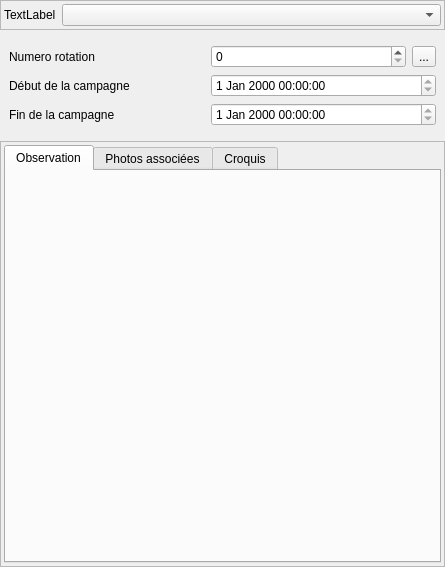
<?xml version="1.0" encoding="UTF-8"?>
<ui version="4.0">
 <class>Form</class>
 <widget class="QWidget" name="Form">
  <property name="geometry">
   <rect>
    <x>0</x>
    <y>0</y>
    <width>445</width>
    <height>567</height>
   </rect>
  </property>
  <property name="windowTitle">
   <string>Form</string>
  </property>
  <layout class="QVBoxLayout" name="verticalLayout_2" stretch="1,1,20">
   <property name="leftMargin">
    <number>0</number>
   </property>
   <property name="topMargin">
    <number>0</number>
   </property>
   <property name="rightMargin">
    <number>0</number>
   </property>
   <property name="bottomMargin">
    <number>0</number>
   </property>
   <item>
    <widget class="QFrame" name="frame_2">
     <property name="frameShape">
      <enum>QFrame::StyledPanel</enum>
     </property>
     <property name="frameShadow">
      <enum>QFrame::Raised</enum>
     </property>
     <layout class="QGridLayout" name="gridLayout_3" columnstretch="1,10">
      <property name="leftMargin">
       <number>3</number>
      </property>
      <property name="topMargin">
       <number>3</number>
      </property>
      <property name="rightMargin">
       <number>3</number>
      </property>
      <property name="bottomMargin">
       <number>3</number>
      </property>
      <item row="0" column="1">
       <widget class="QComboBox" name="deficiencycategory"/>
      </item>
      <item row="0" column="0">
       <widget class="QLabel" name="label_2">
        <property name="text">
         <string>TextLabel</string>
        </property>
       </widget>
      </item>
     </layout>
    </widget>
   </item>
   <item>
    <widget class="QStackedWidget" name="stackedWidget">
     <property name="currentIndex">
      <number>0</number>
     </property>
     <widget class="QWidget" name="page">
      <layout class="QGridLayout" name="gridLayout_2">
       <item row="0" column="0">
        <widget class="QLabel" name="label_5">
         <property name="text">
          <string>Numero rotation</string>
         </property>
        </widget>
       </item>
       <item row="1" column="0">
        <widget class="QLabel" name="label">
         <property name="text">
          <string>Début de la campagne</string>
         </property>
        </widget>
       </item>
       <item row="2" column="0">
        <widget class="QLabel" name="label_4">
         <property name="text">
          <string>Fin de la campagne</string>
         </property>
        </widget>
       </item>
       <item row="0" column="1">
        <widget class="QSpinBox" name="rotationnumber"/>
       </item>
       <item row="0" column="2">
        <widget class="QToolButton" name="toolButton_num_rot">
         <property name="text">
          <string>...</string>
         </property>
        </widget>
       </item>
       <item row="1" column="1" colspan="2">
        <widget class="QDateTimeEdit" name="dateTimeEdit_start">
         <property name="enabled">
          <bool>true</bool>
         </property>
         <property name="readOnly">
          <bool>true</bool>
         </property>
        </widget>
       </item>
       <item row="2" column="1" colspan="2">
        <widget class="QDateTimeEdit" name="dateTimeEdit_end">
         <property name="readOnly">
          <bool>true</bool>
         </property>
        </widget>
       </item>
      </layout>
     </widget>
     <widget class="QWidget" name="page_2">
      <layout class="QHBoxLayout" name="horizontalLayout_2">
       <item>
        <widget class="QLabel" name="label_3">
         <property name="text">
          <string>A remplir avec les spec desordre cat2</string>
         </property>
        </widget>
       </item>
      </layout>
     </widget>
    </widget>
   </item>
   <item>
    <widget class="QFrame" name="frame">
     <property name="frameShape">
      <enum>QFrame::StyledPanel</enum>
     </property>
     <property name="frameShadow">
      <enum>QFrame::Raised</enum>
     </property>
     <layout class="QVBoxLayout" name="verticalLayout">
      <property name="leftMargin">
       <number>3</number>
      </property>
      <property name="topMargin">
       <number>3</number>
      </property>
      <property name="rightMargin">
       <number>3</number>
      </property>
      <property name="bottomMargin">
       <number>3</number>
      </property>
      <item>
       <widget class="QTabWidget" name="tabWidget">
        <property name="currentIndex">
         <number>0</number>
        </property>
        <widget class="QWidget" name="tab">
         <attribute name="title">
          <string>Observation</string>
         </attribute>
         <layout class="QGridLayout" name="gridLayout" columnstretch="0">
          <property name="leftMargin">
           <number>3</number>
          </property>
          <property name="topMargin">
           <number>3</number>
          </property>
          <property name="rightMargin">
           <number>3</number>
          </property>
          <property name="bottomMargin">
           <number>3</number>
          </property>
         </layout>
        </widget>
        <widget class="QWidget" name="tab_2">
         <attribute name="title">
          <string>Photos associées</string>
         </attribute>
         <layout class="QVBoxLayout" name="verticalLayout_3">
          <property name="leftMargin">
           <number>3</number>
          </property>
          <property name="topMargin">
           <number>3</number>
          </property>
          <property name="rightMargin">
           <number>3</number>
          </property>
          <property name="bottomMargin">
           <number>3</number>
          </property>
         </layout>
        </widget>
        <widget class="QWidget" name="tab_3">
         <attribute name="title">
          <string>Croquis</string>
         </attribute>
         <layout class="QVBoxLayout" name="verticalLayout_4">
          <property name="leftMargin">
           <number>3</number>
          </property>
          <property name="topMargin">
           <number>3</number>
          </property>
          <property name="rightMargin">
           <number>3</number>
          </property>
          <property name="bottomMargin">
           <number>3</number>
          </property>
         </layout>
        </widget>
       </widget>
      </item>
     </layout>
    </widget>
   </item>
  </layout>
 </widget>
 <resources/>
 <connections/>
</ui>
